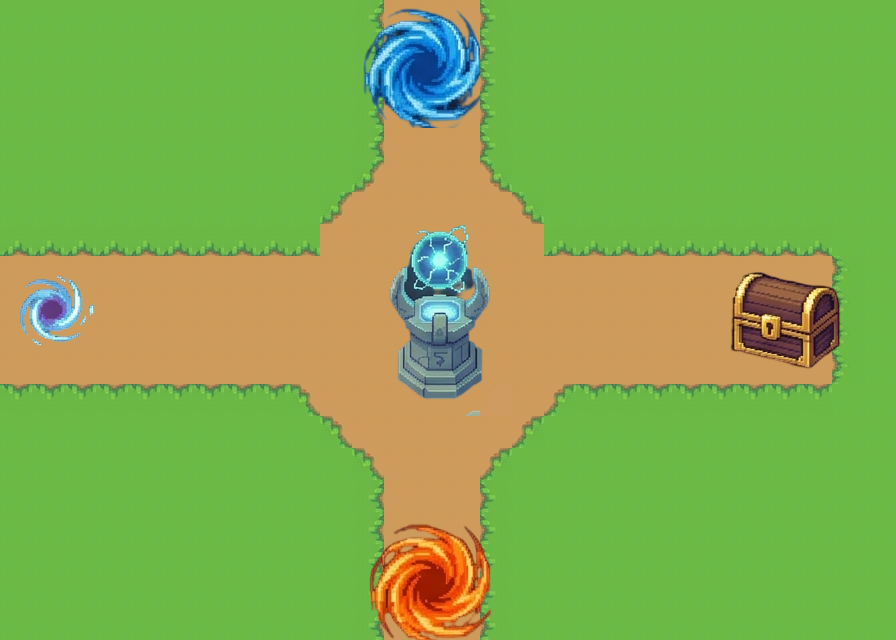

Below is a game level as drawn by its tile map, then a one-line description and the .tmx that defines it (tile-layer data replaced by summaries):
An orthogonal 28x20 tile map with 32x32 px tiles, 5 tile layers (Tile Layer 1, Tile Layer 4, Tile Layer 2, Tile Layer 5, ...), 4 tilesets and 33 objects.

<map version="1.10" tiledversion="1.12.1" orientation="orthogonal" renderorder="right-down" width="28" height="20" tilewidth="32" tileheight="32" infinite="0" nextlayerid="11" nextobjectid="43">
 <tileset firstgid="1" source="tileset1.tsx" />
 <tileset firstgid="1033" source="tileset6.tsx" />
 <tileset firstgid="2022" source="tileset7.tsx" />
 <tileset firstgid="3011" source="tileset2.tsx" />
 <layer id="1" name="Tile Layer 1" width="28" height="20">
  <data>[560 cells, 168 non-empty, 2 distinct tile ids]</data>
 </layer>
 <layer id="4" name="Tile Layer 4" width="28" height="20">
  <data>[560 cells, 24 non-empty, 24 distinct tile ids]</data>
 </layer>
 <layer id="2" name="Tile Layer 2" width="28" height="20">
  <data>[560 cells, 397 non-empty, 5 distinct tile ids]</data>
 </layer>
 <layer id="7" name="Tile Layer 5" width="28" height="20">
  <data>[560 cells, 20 non-empty, 20 distinct tile ids]</data>
 </layer>
 <objectgroup id="6" name="Boundaries">
  <object id="2" x="1.39109" y="389.505" width="290.737" height="23.6485" />
  <object id="5" x="296.302" y="397.851" width="6.95544" height="30.6039" />
  <object id="6" x="307.431" y="414.371" width="6.95544" height="38.9505" />
  <object id="7" x="322.732" y="421.5" width="11.1287" height="36.1683" />
  <object id="9" x="336.643" y="439.584" width="8.34653" height="29.2129" />
  <object id="11" x="350.554" y="467.406" width="20.8663" height="15.302" />
  <object id="12" x="350.554" y="450.713" width="13.9109" height="13.9109" />
  <object id="13" x="357.51" y="482.708" width="16.6931" height="154.411" />
  <object id="14" x="484.099" y="481.317" width="15.302" height="155.802" />
  <object id="16" x="568.955" y="388.114" width="261.525" height="19.4752" />
  <object id="18" x="-3.55271e-15" y="229.53" width="314.386" height="18.0841" />
 </objectgroup>
 <objectgroup id="8" name="Object Layer 2">
  <object id="19" gid="178" x="458.361" y="434.718" width="32" height="32" />
  <object id="20" x="548.089" y="219.792" width="282.391" height="29.2129" />
  <object id="21" x="484.099" y="1.39109" width="26.4307" height="155.802" />
  <object id="22" x="489.663" y="470.188" width="33.3861" height="6.95544" />
  <object id="23" x="500.792" y="456.277" width="31.995" height="12.5198" />
  <object id="24" x="525.831" y="425.673" width="12.5198" height="26.4307" />
  <object id="26" x="546.698" y="417.327" width="22.2574" height="11.1287" />
  <object id="27" x="558.218" y="400.025" width="9.73762" height="20.8663" />
  <object id="28" x="494.663" y="162.757" width="22.2574" height="15.302" />
  <object id="29" x="513.312" y="178.059" width="22.2574" height="8.34653" />
  <object id="30" x="524.44" y="190.579" width="12.5198" height="18.0841" />
  <object id="31" x="532.787" y="204.49" width="23.6485" height="9.73762" />
  <object id="33" x="361.683" y="1.39109" width="15.302" height="154.411" />
  <object id="34" x="297.693" y="204.49" width="36.1683" height="11.1287" />
  <object id="35" x="322.732" y="176.668" width="44.5148" height="5.56435" />
  <object id="36" x="335.252" y="148.846" width="36.1683" height="20.8663" />
  <object id="37" x="326.906" y="186.406" width="9.73762" height="18.0841" />
  <object id="38" x="292.129" y="217.01" width="25.0396" height="9.73762" />
  <object id="39" x="336.643" y="182.233" width="9.73762" height="9.73762" />
  <object id="40" x="838.826" y="223.965" width="16.6931" height="180.841" />
 </objectgroup>
 <objectgroup id="9" name="Portal_Rects">
  <object id="41" x="375.594" y="13.9109" width="101.549" height="107.114" />
  <object id="42" x="373.899" y="530.7" width="109.896" height="107.114" />
 </objectgroup>
 <objectgroup id="10" name="Covering_Tiles" />
 <layer id="3" name="Portals" width="28" height="20">
  <data>[560 cells, 45 non-empty, 45 distinct tile ids]</data>
 </layer>
</map>
